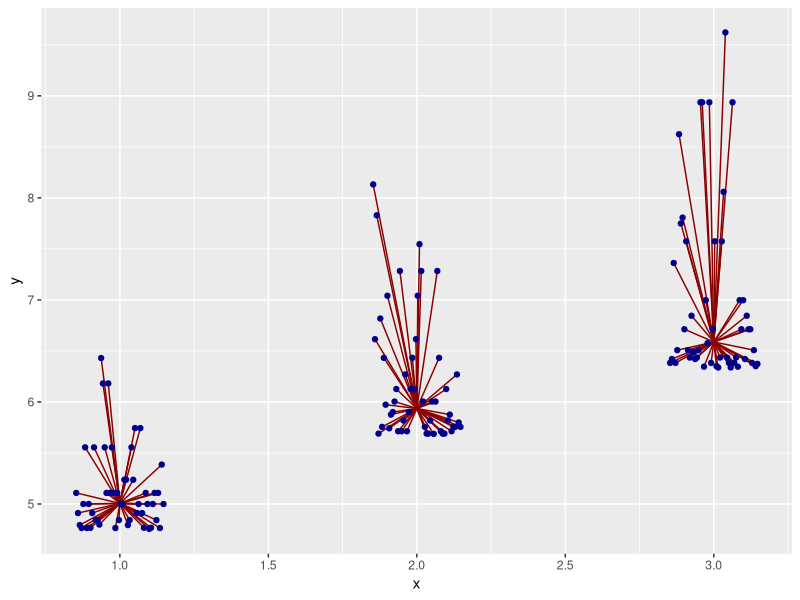

Here is the R script that generated this plot:
library(ggplot2)
grand_mean <- data.frame(y = mean(iris$Sepal.Length))

group_means <- sapply(unique(iris$Species), function(x) {
  temp <- iris[iris$Species == x, 1]
  mean(temp)
})
length_group_means <- sapply(unique(iris$Species), function(x) {
  temp <- iris[iris$Species == x, 1]
  length(temp) |> as.numeric()
})

ssw <- sapply(unique(iris$Species), function(x) {
  temp <- iris[iris$Species == x, 1]
  temp <- (temp - mean(temp))^2
})
ssw <- sum(ssw)

ssb <- Map(function(x, y) {
  (grand_mean$y - x)^2*y
}, group_means , length_group_means)
ssb <- sum(ssb |>  unlist())

sst <- sum( (iris$Sepal.Length - grand_mean$y)^2)

p1 <- ggplot() +
  geom_point(data = iris, aes(x = Species, y = Sepal.Length)) +
  geom_hline(data = grand_mean, aes(yintercept = y)) +
  geom_text(data = grand_mean, aes(0.65, y + .1, label = "grand mean") ) +
  stat_summary(fun = "mean", colour = "darkred", 
               data = iris, aes(x = Species, group = Species, y = Sepal.Length)) +
  geom_text(data = data.frame(y = group_means + 0.5, x = 1:3),
            aes(x = x, y = group_means, label = "group means"),
            colour = "darkred")
df <- iris
df$Species <- as.integer(df$Species) |>  as.numeric()

ssw_raw <- sapply(unique(iris$Species), function(x) {
  temp <- iris[iris$Species == x, 1]
  temp <- (temp - mean(temp))^2
})
ssw_raw <- data.frame(y = c(ssw_raw[,1],
                            ssw_raw[,2],
                            ssw_raw[,3]),
                      x = df$Species)
ssw_raw$y <- iris$Sepal.Length + ssw_raw$y 
ssw_raw$y2 <- iris$Sepal.Length
ssw_raw$y3 <- c(rep(group_means[1], 50),
                rep(group_means[2], 50),
                rep(group_means[3], 50))
  
ggplot(ssw_raw, aes(x = x, y = y)) +
  geom_segment(aes(xend = x, yend = y3),
               position = position_dodge2(width = 0.3), colour = "darkred") +
  geom_point(position = position_dodge2(width = 0.3), colour = "darkblue") 

